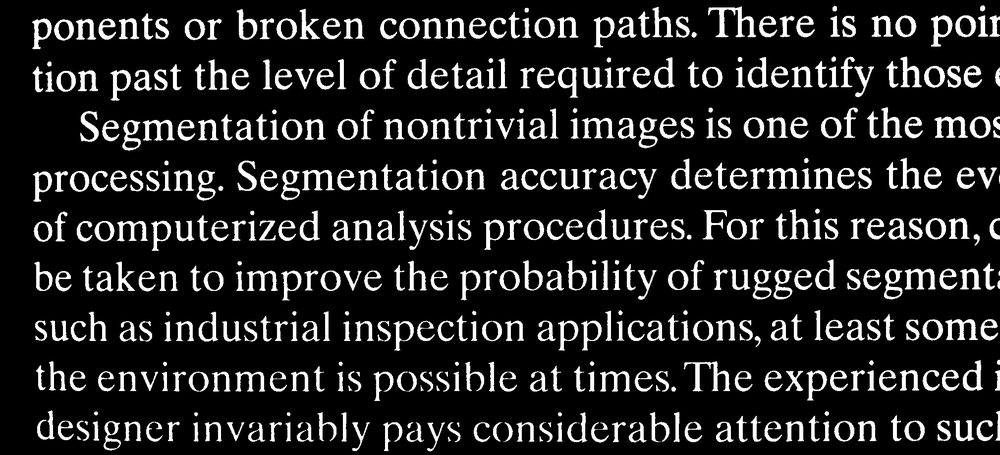
#> input picture 第五次编程作业_PB22061259_刘沛/test_images/Fig0929(a)(text_image).tif, 1000 x 455 px, shrunk from 2018 x 918 before the run, found by its file name
$ jupyter execute main_binary.ipynb
#> lines starting #> are read from the running program, lines starting #| are printed output that depends on the picture; after the words box and inside, x2 and y2 are one past the last pixel; in counts of white or black regions, pixels touching at a corner belong together
### 第五次编程作业_PB22061259_刘沛/function_binary.py
import numpy as np

# [22 lines left out: function erode, not called in this run]

from scipy.signal import convolve2d

def erosion(img, kernel):

    eroded_img = np.zeros_like(img)
    convolved = convolve2d(img, kernel, mode='same')

    kernel_sum = np.sum(kernel)*255

    eroded_img[convolved == kernel_sum] = 255

    return eroded_img
from scipy.signal import convolve2d

def dilation(img, kernel):
    # 获取结构元素的尺寸
    kernel_h, kernel_w = kernel.shape
    # 创建一个输出图像，初始化为0（黑色）
    dilated_img = np.zeros_like(img)

    # 进行卷积运算
    convolved = convolve2d(img, kernel, mode='same')

    # 判断卷积结果
    # 如果区域有任何一个像素为255，则设置为255
    dilated_img[convolved > 0] = 255

    return dilated_img


def reconstruction_opening(input,target, kernel):
     # 复制输入图像作为初始图像
    input = np.copy(input)
    # 重复膨胀操作直到无法再膨胀
    while True:
        # 进行膨胀
        dilated = dilation(input, kernel)
        # 使用逻辑与操作将膨胀结果限制在目标图像内
        output = np.logical_and(dilated, target) #全部是0或者1
        # 检查是否达到稳定状态，若膨胀后的图像与当前图像相同，则停止
        if np.array_equal(input,output):
            break
        input = output
    return output*255 #统一二值化的定义

### 第五次编程作业_PB22061259_刘沛/main_binary.ipynb
[cell 1]
import os
import cv2
import matplotlib.pyplot as plt
import numpy as np
from function_binary import erosion, dilation, reconstruction_opening

# 读取图像
imgname = r".\test_images\Fig0929(a)(text_image).tif"
img = cv2.imread(imgname)[:, :, 0]
#> img: shape (455, 1000); min 0, max 255, mean 35.5

# 设定结构元素
kernel_erose = np.ones((51, 1), np.int32)

# 进行腐蚀操作
img_erose = erosion(img, kernel_erose)
#> in erosion, `convolved = convolve2d(img, kernel, mode='same')`:
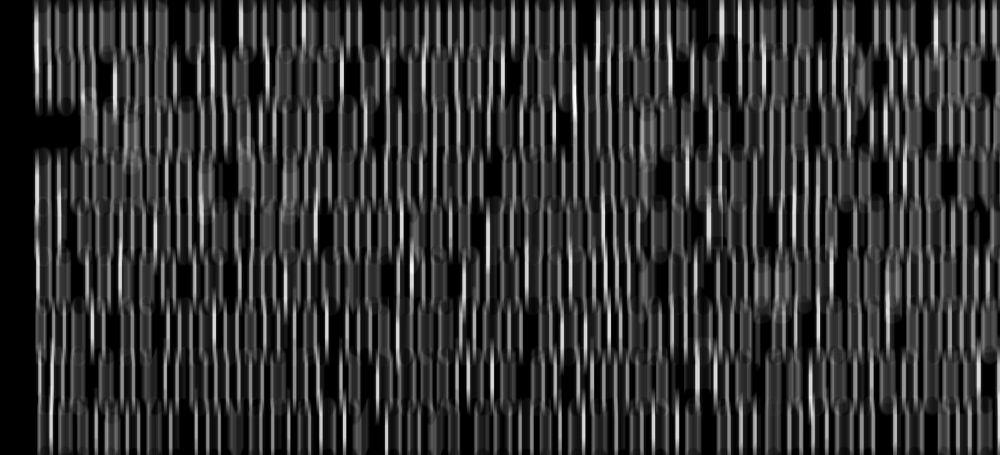
#> convolved: shape (455, 1000) int32; min 0, max 8799, mean 1784.9; drawn with min black and max white
#> img_erose: shape (455, 1000); every value is 0

# 进行开操作
img_open = dilation(img_erose, kernel_erose)
#> in dilation, `convolved = convolve2d(img, kernel, mode='same')`: convolved: shape (455, 1000) int32; every value is 0

# 进行重建开操作
kernel_reconstruct = np.ones((3, 3), dtype=np.int32)
img_reconstruct = reconstruction_opening(img_erose, img,kernel_reconstruct)
#> in reconstruction_opening, `return output*255`: returned value: shape (455, 1000) int64; every value is 0

# 创建子图

fig, axs = plt.subplots(2, 2, figsize=(10, 8))

# 原图
axs[0, 0].imshow(img, cmap='gray')
axs[0, 0].set_title("Original Image")
axs[0, 0].axis('off')  # 不显示坐标轴

# 腐蚀图像
axs[0, 1].imshow(img_erose, cmap='gray')
axs[0, 1].set_title("Erosion Image")
axs[0, 1].axis('off')  # 不显示坐标轴

# 开操作图像
axs[1, 0].imshow(img_open, cmap='gray')
axs[1, 0].set_title("Open Image")
axs[1, 0].axis('off')  # 不显示坐标轴

# 重建开操作图像
axs[1, 1].imshow(img_reconstruct, cmap='gray')
axs[1, 1].set_title("Open Reconstruct Image")
axs[1, 1].axis('off')  # 不显示坐标轴

# 调整布局
plt.tight_layout()

# 创建 result 文件夹（如果不存在的话）
output_dir = r".\result"
if not os.path.exists(output_dir):
    os.makedirs(output_dir)
# 保存图形到 result 文件夹
plt.savefig(os.path.join(output_dir, "Fig0929(a)(text_image)_output_figure.png"), bbox_inches='tight')
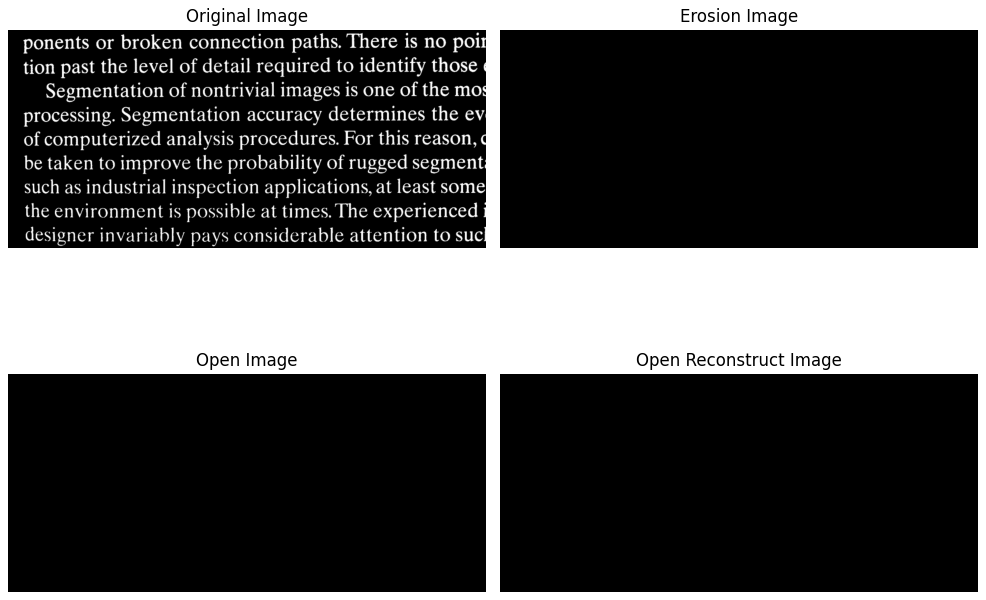
#> figure drawn by matplotlib, 4 panels

plt.show()

[cell 2]
# 读取图像
import os
import cv2
import matplotlib.pyplot as plt
import numpy as np
from function_binary import erosion, dilation, reconstruction_opening

imgname = r".\test_images\Fig0929(a)(text_image).tif"
img = cv2.imread(imgname)[:, :, 0]


#孔洞填充
mask = 255-img
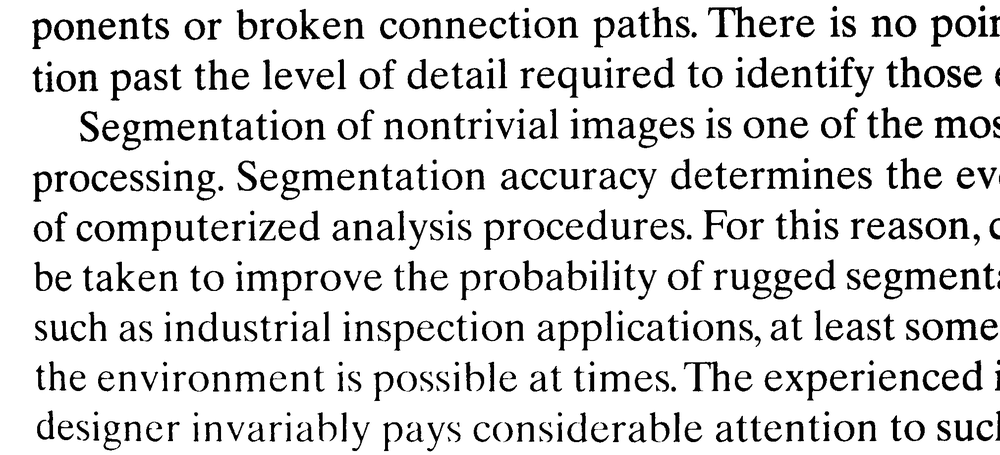
#> mask: shape (455, 1000); min 0, max 255, mean 219.5
# 构造Marker图像
marker = np.zeros_like(img)
marker[0, :] = 255-img[0,:]
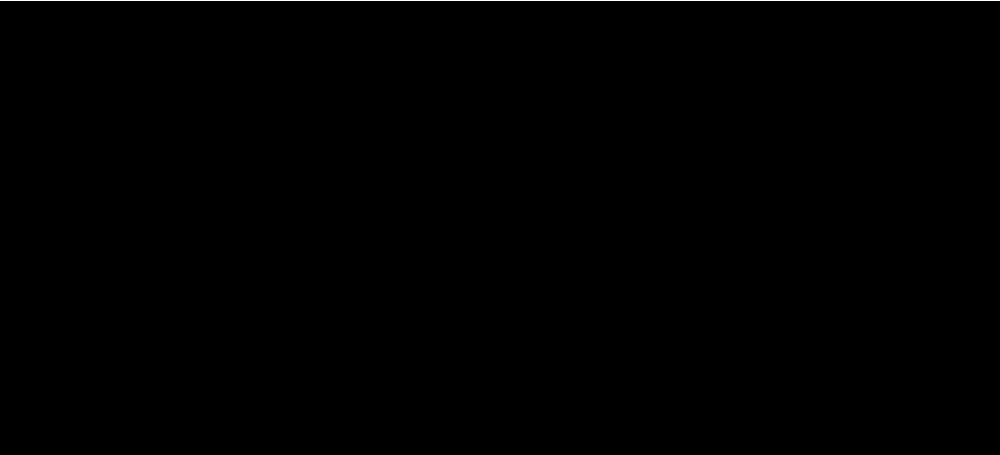
#> marker: shape (455, 1000); 0.22% white in thin lines or dots, all inside (x1, y1, x2, y2) = (0, 0, 1000, 1)
marker[-1, :] = 255-img[-1,:]
marker[:, 0] = 255-img[:,0]
marker[:, -1] = 255-img[:,-1]
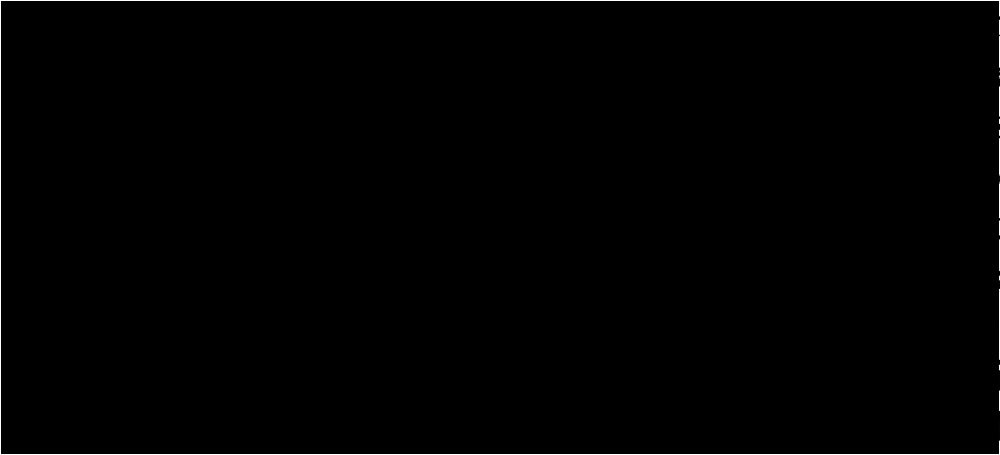
#> marker: shape (455, 1000); min 0, max 255, mean 1.6
marker_0 = marker.copy()

# 进行重建开操作
kernel_reconstruct = np.ones((3, 3), dtype=np.int32) #这个核有什么讲究吗

edge =  reconstruction_opening(marker, mask, kernel_reconstruct)
#> the loop in reconstruction_opening (call 2), `while True:` made 229 passes
#> pass 2, in dilation (call 4), `convolved = convolve2d(img, kernel, mode='same')`:
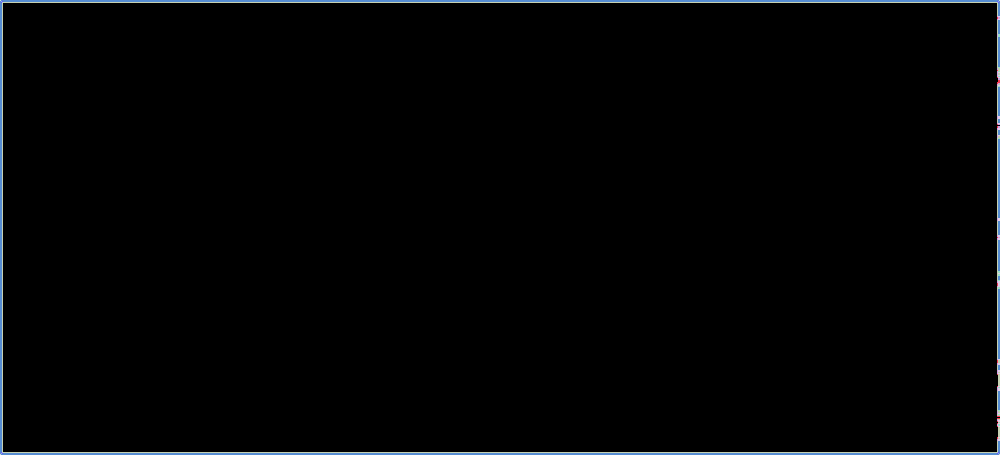
#> convolved: shape (455, 1000) int32; 9 distinct labels, from 0 to 8; one colour per label, 0 black
#> after the loop in reconstruction_opening (call 2), `while True:`: dilated: shape (455, 1000) bool; every value is 1
#> after the loop in reconstruction_opening (call 2), `while True:`:
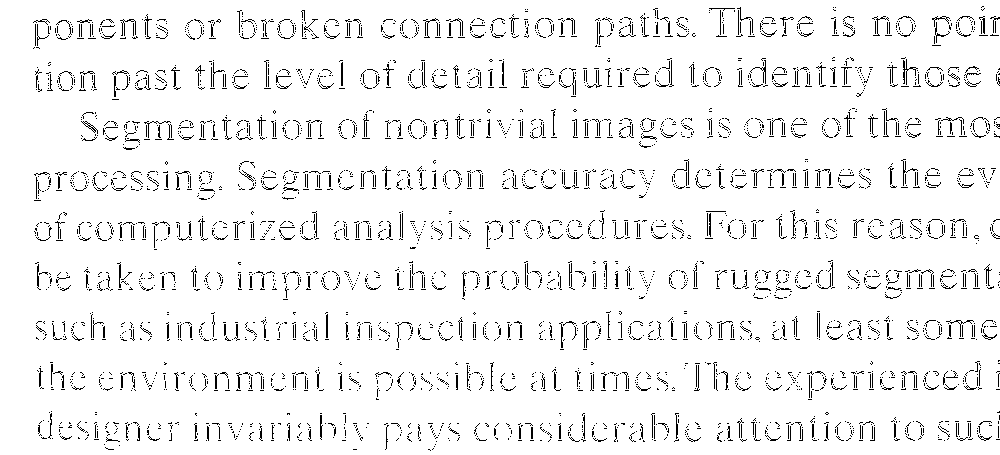
#> input: shape (455, 1000) bool; 94.7% white; black in thin lines or dots
#> in reconstruction_opening (call 2), `return output*255`: returned value: shape (455, 1000) int64; 94.7% white; black in thin lines or dots
result = 255-edge
#> result: shape (455, 1000) int64; 5.3% white in thin lines or dots


#边缘提取
#绘制图像
plt.imshow(result, cmap='gray')
plt.axis('off')  # 关闭坐标轴
plt.show()

[cell 3]
import os
import cv2
import matplotlib.pyplot as plt
import numpy as np
from function_binary import erosion, dilation, reconstruction_opening

# 读取图像
imgname = r".\test_images\Fig0929(a)(text_image).tif"
img = cv2.imread(imgname)[:, :, 0]

# 进行重建开操作
kernel_reconstruct = np.ones((3, 3), dtype=np.int32) #这个核有什么讲究吗

marker = np.zeros_like(img)
marker[:,-1:] = img[:,-1:]
edge_cleaned = img - reconstruction_opening(marker,img,kernel_reconstruct)
#> after the loop in reconstruction_opening (call 3), `while True:`:
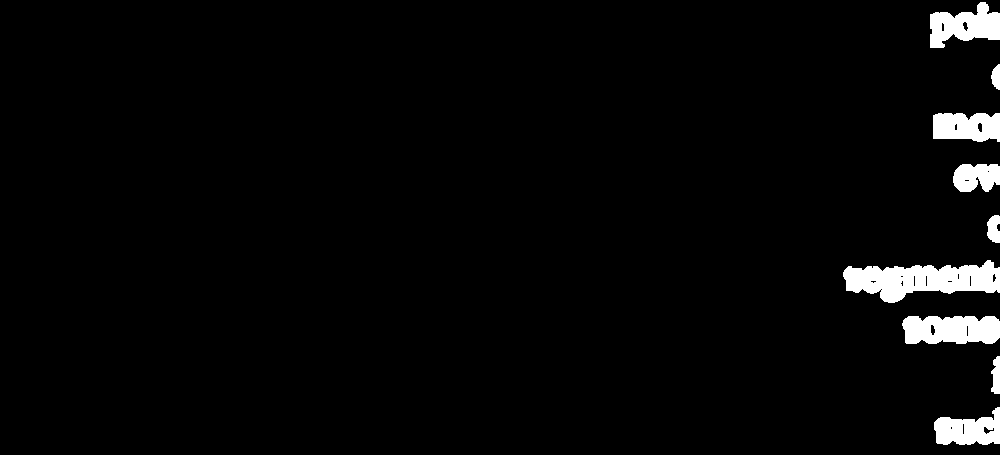
#> dilated: shape (455, 1000) bool; 3% white; 9 white regions, largest, box (x1, y1, x2, y2) and area: (843, 260, 1000, 303) 4074, (902, 316, 1000, 344) 2414, (930, 2, 1000, 48) 1995
#> after the loop in reconstruction_opening (call 3), `while True:`:
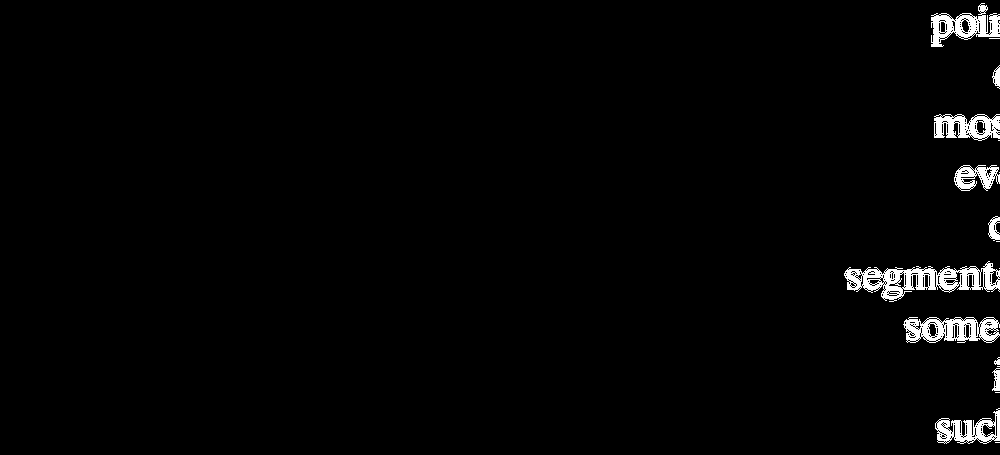
#> input: shape (455, 1000) bool; 2% white; 18 white regions (8 under 20 px), largest, box (x1, y1, x2, y2) and area: (844, 261, 1000, 302) 2619, (903, 317, 1000, 343) 1577, (931, 3, 1000, 47) 1337
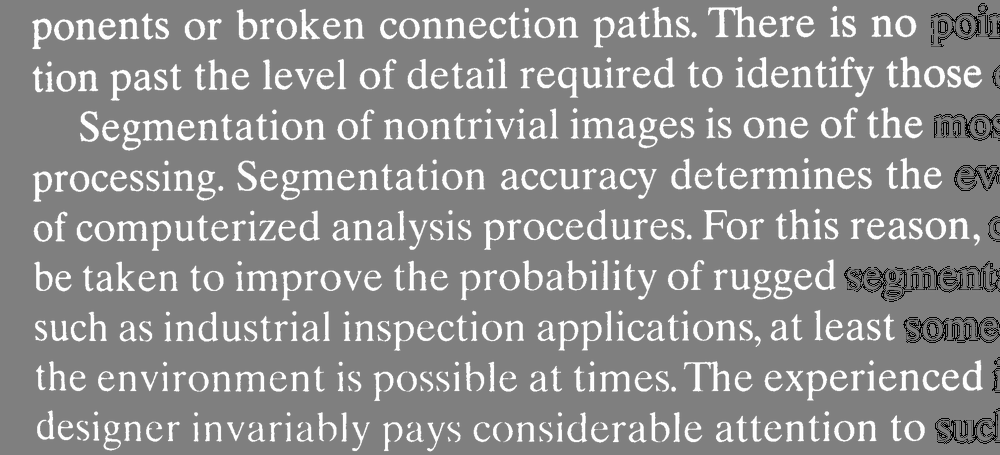
#> edge_cleaned: shape (455, 1000) int64; min -254, max 255, mean 30.5; drawn with min black and max white

# 创建子图

fig, axs = plt.subplots(2, 2, figsize=(10, 8))

# 原图
axs[0, 0].imshow(img, cmap='gray')
axs[0, 0].set_title("Original Image")
axs[0, 0].axis('off')  # 不显示坐标轴

# 腐蚀图像
axs[0, 1].imshow(result, cmap='gray')
axs[0, 1].set_title("Hole-filled Image")
axs[0, 1].axis('off')  # 不显示坐标轴

# 开操作图像
axs[1, 0].imshow(marker, cmap='gray')
axs[1, 0].set_title("Marker Image")
axs[1, 0].axis('off')  # 不显示坐标轴

# 重建开操作图像
axs[1, 1].imshow(edge_cleaned, cmap='gray')
axs[1, 1].set_title("Edge Cleaned Image")
axs[1, 1].axis('off')  # 不显示坐标轴

# 调整布局
plt.tight_layout()

# 创建 result 文件夹（如果不存在的话）
output_dir = r".\result"
if not os.path.exists(output_dir):
    os.makedirs(output_dir)
# 保存图形到 result 文件夹
plt.savefig(os.path.join(output_dir, "text_image_output_2_figure.png"), bbox_inches='tight')

plt.show()
